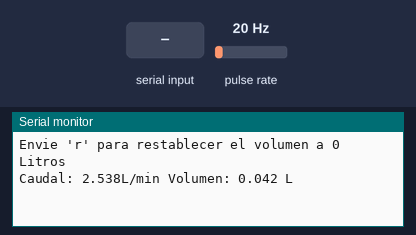
A sketch run on a simulated Arduino Uno, built with avr-gcc and run on an emulated ATmega328P. Parts: the last lines printed to the serial monitor. Wiring (inferred from the names in the program): pulse sensor: data pin 2. Inputs (shaded band) come from the test bench; at power-on: pulse rate 20 Hz.

Above: at 1.2 s.
1.3 s: pulse rate (sensor on pin 2) set to 4 Hz
At 2.6 s:
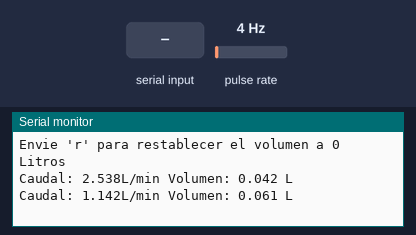
2.8 s: "r" received over Serial
At 4.2 s:
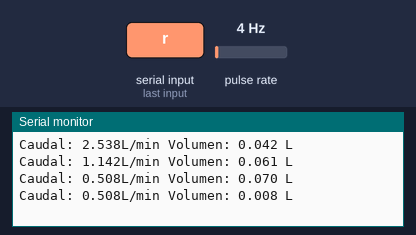
4.3 s: pulse rate (sensor on pin 2) set to 50 Hz
At 5.8 s:
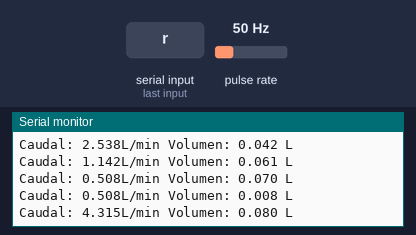
Timing chart, 0 to 7.3 s (numbered marks = the images above; inputs shaded):
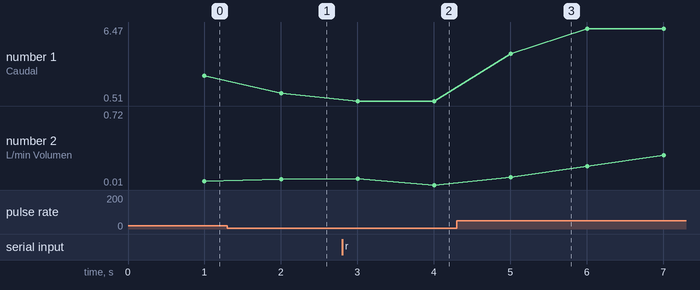

The sketch:

caudalVolumenNegro.ino
```cpp
volatile int Pulsos;
int PinSensor = 2;
float factor=7.879;
float volumen=0;
long dt=0;
long t0=0;

void ContarPulsos ()
{
  Pulsos++;
}

int ObtenerFrecuencia()
{
  int frecuencia;
  Pulsos = 0;
  interrupts();
  delay(1000);
  noInterrupts();
  frecuencia=Pulsos;
  return frecuencia;
}

void setup()
{

  Serial.begin(9600);
  pinMode(PinSensor, INPUT);
  attachInterrupt(0,ContarPulsos,RISING);
  Serial.println ("Envie 'r' para restablecer el volumen a 0 Litros");
  t0=millis();
}

void loop ()
{
  if (Serial.available()) {
    if(Serial.read()=='r')volumen=0;
  }
  float frecuencia=ObtenerFrecuencia();
  float caudal_L_m=frecuencia/factor;
  dt=millis()-t0;
  t0=millis();
  volumen=volumen+(caudal_L_m/60)*(dt/1000);

  Serial.print ("Caudal: ");
  Serial.print (caudal_L_m,3);
  Serial.print ("L/min");
  Serial.print (" Volumen: ");
  Serial.print (volumen,3);
  Serial.println (" L");
}
```

Measured:
- after the input at 1.3 s, the serial monitor: prints a new line after 0.70 s (image 1)
- after the input at 2.8 s, the serial monitor: prints a new line after 1.2 s (image 2)
- after the input at 4.3 s, the serial monitor: prints a new line after 0.71 s (image 3)
- plotted number 1: 2.54 → 1.14 after the input at 1.3 s, 0.51 → 6.35 after the input at 4.3 s
- plotted number 2: 0.04 → 0.06 after the input at 1.3 s, 0.06 → 0.01 after the input at 2.8 s, 0.01 → 0.72 after the input at 4.3 s
